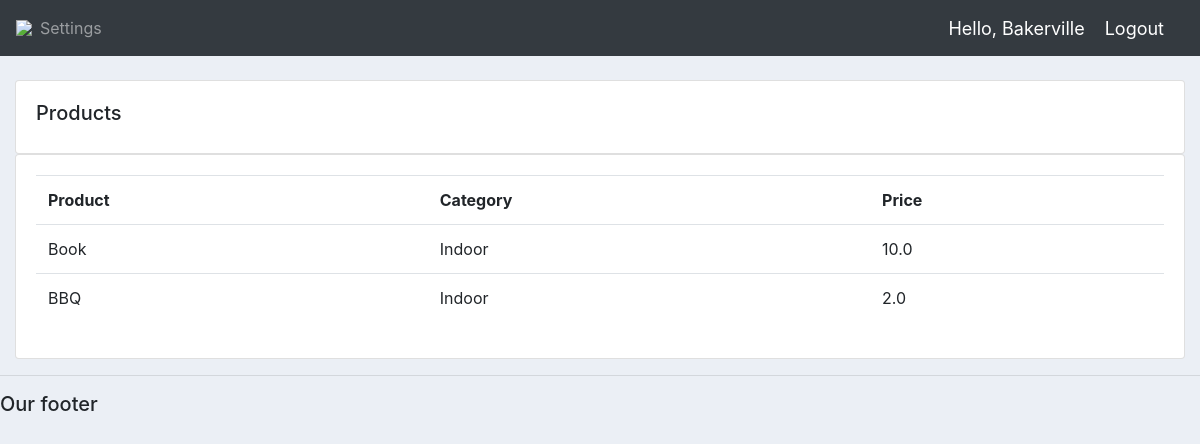
/products/ (signed in), run on the app's committed database.
### accounts/models.py (models this page shows, shortened)
class Product(models.Model):
    CATEGORY = (
        ('Indoor', 'Indoor'),
        ('Out Door', 'Out Door'),
    )
    id = models.AutoField(primary_key=True)
    name = models.CharField(max_length=200, null=True)
    price = models.FloatField(null=True)
    category = models.CharField(max_length=200, null=True, choices=CATEGORY)
    description = models.CharField(max_length=200, null=True)
    date_created = models.DateTimeField(auto_now_add=True, null=True)

### accounts/views.py (the view)
# urls.py: path("products/", views.products, name="products"),
def products(request):
    products = Product.objects.all()
    return render(request, 'accounts/products.html', {'products': products})

### accounts/templates/accounts/products.html
{%  extends 'accounts/main.html' %}
{% block content %}
		<br>
		<div class="row">
			<div class="col-md">
				<div class="card card-body">
					<h5>Products</h5>
				</div>
				<div class="card card-body">
					<table class="table">
						<tr>
							<th>Product</th>
							<th>Category</th>
							<th>Price</th>
						</tr>
						{% for i in products %}
							<tr>
								<td>{{i.name}}</td>
								<td>{{i.category}}</td>
								<td>{{i.price}}</td>
							</tr>
						{% endfor %}
					</table>
				</div>
			</div>
		</div>
{% endblock content %}

### accounts/templates/accounts/navbar.html (shortened to what this page needs)
{% load static %}
<nav class="navbar navbar-expand-lg navbar-dark bg-dark">
 <img src="{% static 'images/logo.png' %}">
  <div class="collapse navbar-collapse" id="navbarNav">
    <ul class="navbar-nav">
      {% if request.user.is_staff %}
      <li class="nav-item active">
        <a class="nav-link" href="{% url 'home' %}">Dashboard</a>
      </li>
      <li class="nav-item">
        <a class="nav-link" href="{% url 'products' %}">Products</a>
      </li>
      {% else %}
       <li class="nav-item">
        <a class="nav-link" href="{% url 'account' %}">Settings</a>
      </li>
      {% endif %}
    </ul>
  </div>
  <span class="hello-msg">Hello, {{request.user}}</span>
  <span ><a  class="hello-msg" href="{% url 'logout' %}">Logout</a></span>
</nav>

### static/css/main.css (style rules this page uses)
body { background-color: #ebeff5; }

### accounts/templates/accounts/navbar.html (style rules this page uses)
.hello-msg { font-size: 18px; color: #fff; margin-right: 20px; }

### data on the page
Product: name "Book", category "Indoor", price "10.0"
Product: name "BBQ", category "Indoor", price "2.0"

### other printed values
{{ request.user }} "Bakerville"
